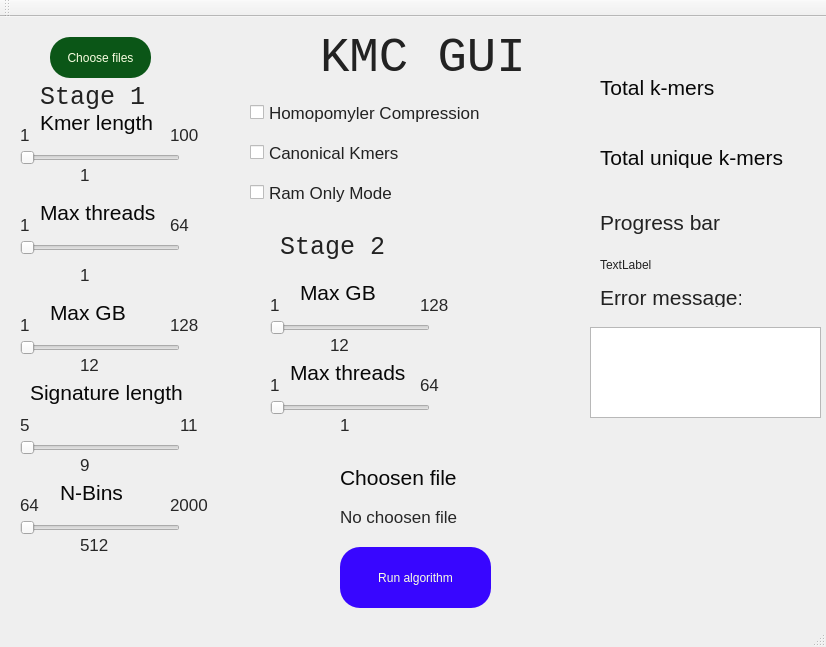
<?xml version="1.0" encoding="UTF-8"?>
<ui version="4.0">
 <class>KMCGUIClass</class>
 <widget class="QMainWindow" name="KMCGUIClass">
  <property name="geometry">
   <rect>
    <x>0</x>
    <y>0</y>
    <width>826</width>
    <height>647</height>
   </rect>
  </property>
  <property name="font">
   <font>
    <pointsize>12</pointsize>
   </font>
  </property>
  <property name="windowTitle">
   <string>KMCGUI</string>
  </property>
  <property name="styleSheet">
   <string notr="true">color: rgb(34, 34, 34)</string>
  </property>
  <widget class="QWidget" name="centralWidget">
   <widget class="QLabel" name="header">
    <property name="geometry">
     <rect>
      <x>320</x>
      <y>0</y>
      <width>211</width>
      <height>81</height>
     </rect>
    </property>
    <property name="font">
     <font>
      <family>Courier New</family>
      <pointsize>37</pointsize>
     </font>
    </property>
    <property name="text">
     <string>KMC GUI</string>
    </property>
   </widget>
   <widget class="QPushButton" name="runButton">
    <property name="geometry">
     <rect>
      <x>340</x>
      <y>530</y>
      <width>151</width>
      <height>61</height>
     </rect>
    </property>
    <property name="styleSheet">
     <string notr="true">color: rgb(249, 255, 226);
background: rgb(56, 6, 255);
border-radius: 20px;</string>
    </property>
    <property name="text">
     <string>Run algorithm</string>
    </property>
   </widget>
   <widget class="QPushButton" name="chooseButton">
    <property name="geometry">
     <rect>
      <x>50</x>
      <y>20</y>
      <width>101</width>
      <height>41</height>
     </rect>
    </property>
    <property name="styleSheet">
     <string notr="true">color: rgb(249, 255, 226);
background: rgb(11, 86, 23);
border-radius: 20px;</string>
    </property>
    <property name="text">
     <string>Choose files</string>
    </property>
   </widget>
   <widget class="QLabel" name="totalKmersLabel">
    <property name="geometry">
     <rect>
      <x>600</x>
      <y>60</y>
      <width>131</width>
      <height>21</height>
     </rect>
    </property>
    <property name="font">
     <font>
      <pointsize>16</pointsize>
     </font>
    </property>
    <property name="styleSheet">
     <string notr="true">color: rgb(8, 8, 8)</string>
    </property>
    <property name="text">
     <string>Total k-mers</string>
    </property>
   </widget>
   <widget class="QLabel" name="totalUniqueKmersLabel">
    <property name="geometry">
     <rect>
      <x>600</x>
      <y>130</y>
      <width>201</width>
      <height>21</height>
     </rect>
    </property>
    <property name="font">
     <font>
      <pointsize>16</pointsize>
     </font>
    </property>
    <property name="styleSheet">
     <string notr="true">color: rgb(8, 8, 8)</string>
    </property>
    <property name="text">
     <string>Total unique k-mers</string>
    </property>
   </widget>
   <widget class="QLabel" name="totalKmersValue">
    <property name="geometry">
     <rect>
      <x>600</x>
      <y>100</y>
      <width>191</width>
      <height>21</height>
     </rect>
    </property>
    <property name="font">
     <font>
      <pointsize>16</pointsize>
     </font>
    </property>
    <property name="styleSheet">
     <string notr="true">color: rgb(8,8,8)</string>
    </property>
    <property name="text">
     <string/>
    </property>
   </widget>
   <widget class="QLabel" name="totalUniqueKmersValue">
    <property name="geometry">
     <rect>
      <x>600</x>
      <y>170</y>
      <width>191</width>
      <height>21</height>
     </rect>
    </property>
    <property name="font">
     <font>
      <pointsize>16</pointsize>
     </font>
    </property>
    <property name="styleSheet">
     <string notr="true">color: rgb(8,8,8)</string>
    </property>
    <property name="text">
     <string/>
    </property>
   </widget>
   <widget class="QSlider" name="kmerLengthSlider">
    <property name="geometry">
     <rect>
      <x>20</x>
      <y>130</y>
      <width>160</width>
      <height>22</height>
     </rect>
    </property>
    <property name="orientation">
     <enum>Qt::Horizontal</enum>
    </property>
   </widget>
   <widget class="QLabel" name="kmerLabel">
    <property name="geometry">
     <rect>
      <x>40</x>
      <y>90</y>
      <width>131</width>
      <height>31</height>
     </rect>
    </property>
    <property name="font">
     <font>
      <pointsize>16</pointsize>
     </font>
    </property>
    <property name="styleSheet">
     <string notr="true">color: rgb(8,8,8)</string>
    </property>
    <property name="text">
     <string>Kmer length</string>
    </property>
   </widget>
   <widget class="QLabel" name="kmerLengthMinValueLabel">
    <property name="geometry">
     <rect>
      <x>20</x>
      <y>110</y>
      <width>49</width>
      <height>16</height>
     </rect>
    </property>
    <property name="font">
     <font>
      <pointsize>13</pointsize>
     </font>
    </property>
    <property name="styleSheet">
     <string notr="true">color: rgb(39, 39, 39);</string>
    </property>
    <property name="text">
     <string>1</string>
    </property>
   </widget>
   <widget class="QLabel" name="kmerLengthMaxValueLabel">
    <property name="geometry">
     <rect>
      <x>170</x>
      <y>110</y>
      <width>49</width>
      <height>16</height>
     </rect>
    </property>
    <property name="font">
     <font>
      <pointsize>13</pointsize>
     </font>
    </property>
    <property name="styleSheet">
     <string notr="true">color: rgb(39, 39, 39);</string>
    </property>
    <property name="text">
     <string>100</string>
    </property>
   </widget>
   <widget class="QLabel" name="kmerLengthValue">
    <property name="geometry">
     <rect>
      <x>80</x>
      <y>150</y>
      <width>49</width>
      <height>16</height>
     </rect>
    </property>
    <property name="font">
     <font>
      <pointsize>13</pointsize>
     </font>
    </property>
    <property name="styleSheet">
     <string notr="true">color: rgb(39, 39, 39);</string>
    </property>
    <property name="text">
     <string>1</string>
    </property>
   </widget>
   <widget class="QLabel" name="maxThreadsLabel">
    <property name="geometry">
     <rect>
      <x>40</x>
      <y>180</y>
      <width>131</width>
      <height>31</height>
     </rect>
    </property>
    <property name="font">
     <font>
      <pointsize>16</pointsize>
     </font>
    </property>
    <property name="styleSheet">
     <string notr="true">color: rgb(8,8,8)</string>
    </property>
    <property name="text">
     <string>Max threads</string>
    </property>
   </widget>
   <widget class="QLabel" name="maxThreadsMinValueLabel">
    <property name="geometry">
     <rect>
      <x>20</x>
      <y>200</y>
      <width>49</width>
      <height>16</height>
     </rect>
    </property>
    <property name="font">
     <font>
      <pointsize>13</pointsize>
     </font>
    </property>
    <property name="styleSheet">
     <string notr="true">color: rgb(39, 39, 39);</string>
    </property>
    <property name="text">
     <string>1</string>
    </property>
   </widget>
   <widget class="QLabel" name="threadsValue">
    <property name="geometry">
     <rect>
      <x>80</x>
      <y>250</y>
      <width>49</width>
      <height>16</height>
     </rect>
    </property>
    <property name="font">
     <font>
      <pointsize>13</pointsize>
     </font>
    </property>
    <property name="styleSheet">
     <string notr="true">color: rgb(39, 39, 39);</string>
    </property>
    <property name="text">
     <string>1</string>
    </property>
   </widget>
   <widget class="QSlider" name="threadsSlider">
    <property name="geometry">
     <rect>
      <x>20</x>
      <y>220</y>
      <width>160</width>
      <height>22</height>
     </rect>
    </property>
    <property name="orientation">
     <enum>Qt::Horizontal</enum>
    </property>
   </widget>
   <widget class="QLabel" name="maxThreadsMaxValueLabel">
    <property name="geometry">
     <rect>
      <x>170</x>
      <y>200</y>
      <width>49</width>
      <height>16</height>
     </rect>
    </property>
    <property name="font">
     <font>
      <pointsize>13</pointsize>
     </font>
    </property>
    <property name="styleSheet">
     <string notr="true">color: rgb(39, 39, 39);</string>
    </property>
    <property name="text">
     <string>64</string>
    </property>
   </widget>
   <widget class="QLabel" name="MaxGBLabel">
    <property name="geometry">
     <rect>
      <x>50</x>
      <y>280</y>
      <width>131</width>
      <height>31</height>
     </rect>
    </property>
    <property name="font">
     <font>
      <pointsize>16</pointsize>
     </font>
    </property>
    <property name="styleSheet">
     <string notr="true">color: rgb(8,8,8)</string>
    </property>
    <property name="text">
     <string>Max GB</string>
    </property>
   </widget>
   <widget class="QSlider" name="GBSlider">
    <property name="geometry">
     <rect>
      <x>20</x>
      <y>320</y>
      <width>160</width>
      <height>22</height>
     </rect>
    </property>
    <property name="orientation">
     <enum>Qt::Horizontal</enum>
    </property>
   </widget>
   <widget class="QLabel" name="maxGBMinValueLabel">
    <property name="geometry">
     <rect>
      <x>20</x>
      <y>300</y>
      <width>49</width>
      <height>16</height>
     </rect>
    </property>
    <property name="font">
     <font>
      <pointsize>13</pointsize>
     </font>
    </property>
    <property name="styleSheet">
     <string notr="true">color: rgb(39, 39, 39);</string>
    </property>
    <property name="text">
     <string>1</string>
    </property>
   </widget>
   <widget class="QLabel" name="maxGBValue">
    <property name="geometry">
     <rect>
      <x>80</x>
      <y>340</y>
      <width>49</width>
      <height>16</height>
     </rect>
    </property>
    <property name="font">
     <font>
      <pointsize>13</pointsize>
     </font>
    </property>
    <property name="styleSheet">
     <string notr="true">color: rgb(39, 39, 39);</string>
    </property>
    <property name="text">
     <string>12</string>
    </property>
   </widget>
   <widget class="QLabel" name="maxGBMaxValueLabel">
    <property name="geometry">
     <rect>
      <x>170</x>
      <y>300</y>
      <width>49</width>
      <height>16</height>
     </rect>
    </property>
    <property name="font">
     <font>
      <pointsize>13</pointsize>
     </font>
    </property>
    <property name="styleSheet">
     <string notr="true">color: rgb(39, 39, 39);</string>
    </property>
    <property name="text">
     <string>128</string>
    </property>
   </widget>
   <widget class="QLabel" name="maxSignatureLengthValueLabel">
    <property name="geometry">
     <rect>
      <x>180</x>
      <y>400</y>
      <width>49</width>
      <height>16</height>
     </rect>
    </property>
    <property name="font">
     <font>
      <pointsize>13</pointsize>
     </font>
    </property>
    <property name="styleSheet">
     <string notr="true">color: rgb(39, 39, 39);</string>
    </property>
    <property name="text">
     <string>11</string>
    </property>
   </widget>
   <widget class="QLabel" name="SignatureLengthLabel">
    <property name="geometry">
     <rect>
      <x>30</x>
      <y>360</y>
      <width>161</width>
      <height>31</height>
     </rect>
    </property>
    <property name="font">
     <font>
      <pointsize>16</pointsize>
     </font>
    </property>
    <property name="styleSheet">
     <string notr="true">color: rgb(8,8,8)</string>
    </property>
    <property name="text">
     <string>Signature length</string>
    </property>
   </widget>
   <widget class="QLabel" name="signatureLengthValue">
    <property name="geometry">
     <rect>
      <x>80</x>
      <y>440</y>
      <width>49</width>
      <height>16</height>
     </rect>
    </property>
    <property name="font">
     <font>
      <pointsize>13</pointsize>
     </font>
    </property>
    <property name="styleSheet">
     <string notr="true">color: rgb(39, 39, 39);</string>
    </property>
    <property name="text">
     <string>9</string>
    </property>
   </widget>
   <widget class="QSlider" name="signatureLengthSlider">
    <property name="geometry">
     <rect>
      <x>20</x>
      <y>420</y>
      <width>160</width>
      <height>22</height>
     </rect>
    </property>
    <property name="orientation">
     <enum>Qt::Horizontal</enum>
    </property>
   </widget>
   <widget class="QLabel" name="minSignatureLengthValueLabel">
    <property name="geometry">
     <rect>
      <x>20</x>
      <y>400</y>
      <width>49</width>
      <height>16</height>
     </rect>
    </property>
    <property name="font">
     <font>
      <pointsize>13</pointsize>
     </font>
    </property>
    <property name="styleSheet">
     <string notr="true">color: rgb(39, 39, 39);</string>
    </property>
    <property name="text">
     <string>5</string>
    </property>
   </widget>
   <widget class="QCheckBox" name="homopomylerCompressionCheckBox">
    <property name="geometry">
     <rect>
      <x>250</x>
      <y>80</y>
      <width>241</width>
      <height>31</height>
     </rect>
    </property>
    <property name="font">
     <font>
      <pointsize>13</pointsize>
     </font>
    </property>
    <property name="text">
     <string>Homopomyler Compression</string>
    </property>
   </widget>
   <widget class="QCheckBox" name="canoncialKmersCheckBox">
    <property name="geometry">
     <rect>
      <x>250</x>
      <y>120</y>
      <width>241</width>
      <height>31</height>
     </rect>
    </property>
    <property name="font">
     <font>
      <pointsize>13</pointsize>
     </font>
    </property>
    <property name="text">
     <string>Canonical Kmers</string>
    </property>
   </widget>
   <widget class="QCheckBox" name="ramModeCheckBox">
    <property name="geometry">
     <rect>
      <x>250</x>
      <y>160</y>
      <width>241</width>
      <height>31</height>
     </rect>
    </property>
    <property name="font">
     <font>
      <pointsize>13</pointsize>
     </font>
    </property>
    <property name="text">
     <string>Ram Only Mode</string>
    </property>
   </widget>
   <widget class="QLabel" name="errorLabel">
    <property name="geometry">
     <rect>
      <x>600</x>
      <y>270</y>
      <width>141</width>
      <height>20</height>
     </rect>
    </property>
    <property name="font">
     <font>
      <pointsize>16</pointsize>
     </font>
    </property>
    <property name="text">
     <string>Error message:</string>
    </property>
   </widget>
   <widget class="QTextBrowser" name="errorMessageBox">
    <property name="geometry">
     <rect>
      <x>590</x>
      <y>310</y>
      <width>231</width>
      <height>91</height>
     </rect>
    </property>
   </widget>
   <widget class="QSlider" name="nBinsSlider">
    <property name="geometry">
     <rect>
      <x>20</x>
      <y>500</y>
      <width>160</width>
      <height>22</height>
     </rect>
    </property>
    <property name="orientation">
     <enum>Qt::Horizontal</enum>
    </property>
   </widget>
   <widget class="QLabel" name="nBinsValue">
    <property name="geometry">
     <rect>
      <x>80</x>
      <y>520</y>
      <width>49</width>
      <height>16</height>
     </rect>
    </property>
    <property name="font">
     <font>
      <pointsize>13</pointsize>
     </font>
    </property>
    <property name="styleSheet">
     <string notr="true">color: rgb(39, 39, 39);</string>
    </property>
    <property name="text">
     <string>512</string>
    </property>
   </widget>
   <widget class="QLabel" name="maxNBinsValueLabel_2">
    <property name="geometry">
     <rect>
      <x>170</x>
      <y>480</y>
      <width>49</width>
      <height>16</height>
     </rect>
    </property>
    <property name="font">
     <font>
      <pointsize>13</pointsize>
     </font>
    </property>
    <property name="styleSheet">
     <string notr="true">color: rgb(39, 39, 39);</string>
    </property>
    <property name="text">
     <string>2000</string>
    </property>
   </widget>
   <widget class="QLabel" name="nBinsLabel">
    <property name="geometry">
     <rect>
      <x>60</x>
      <y>460</y>
      <width>131</width>
      <height>31</height>
     </rect>
    </property>
    <property name="font">
     <font>
      <pointsize>16</pointsize>
     </font>
    </property>
    <property name="styleSheet">
     <string notr="true">color: rgb(8,8,8)</string>
    </property>
    <property name="text">
     <string>N-Bins</string>
    </property>
   </widget>
   <widget class="QLabel" name="minNBinsValueLabel_2">
    <property name="geometry">
     <rect>
      <x>20</x>
      <y>480</y>
      <width>49</width>
      <height>16</height>
     </rect>
    </property>
    <property name="font">
     <font>
      <pointsize>13</pointsize>
     </font>
    </property>
    <property name="styleSheet">
     <string notr="true">color: rgb(39, 39, 39);</string>
    </property>
    <property name="text">
     <string>64</string>
    </property>
   </widget>
   <widget class="QLabel" name="stage2Header">
    <property name="geometry">
     <rect>
      <x>280</x>
      <y>190</y>
      <width>211</width>
      <height>81</height>
     </rect>
    </property>
    <property name="font">
     <font>
      <family>Courier New</family>
      <pointsize>19</pointsize>
     </font>
    </property>
    <property name="text">
     <string>Stage 2</string>
    </property>
   </widget>
   <widget class="QLabel" name="stage1Header">
    <property name="geometry">
     <rect>
      <x>40</x>
      <y>40</y>
      <width>211</width>
      <height>81</height>
     </rect>
    </property>
    <property name="font">
     <font>
      <family>Courier New</family>
      <pointsize>19</pointsize>
     </font>
    </property>
    <property name="text">
     <string>Stage 1</string>
    </property>
   </widget>
   <widget class="QLabel" name="maxThreadsMinValueLabelStage2">
    <property name="geometry">
     <rect>
      <x>270</x>
      <y>360</y>
      <width>49</width>
      <height>16</height>
     </rect>
    </property>
    <property name="font">
     <font>
      <pointsize>13</pointsize>
     </font>
    </property>
    <property name="styleSheet">
     <string notr="true">color: rgb(39, 39, 39);</string>
    </property>
    <property name="text">
     <string>1</string>
    </property>
   </widget>
   <widget class="QLabel" name="threadsValueStage2">
    <property name="geometry">
     <rect>
      <x>340</x>
      <y>400</y>
      <width>49</width>
      <height>16</height>
     </rect>
    </property>
    <property name="font">
     <font>
      <pointsize>13</pointsize>
     </font>
    </property>
    <property name="styleSheet">
     <string notr="true">color: rgb(39, 39, 39);</string>
    </property>
    <property name="text">
     <string>1</string>
    </property>
   </widget>
   <widget class="QSlider" name="threadsSliderStage2">
    <property name="geometry">
     <rect>
      <x>270</x>
      <y>380</y>
      <width>160</width>
      <height>22</height>
     </rect>
    </property>
    <property name="orientation">
     <enum>Qt::Horizontal</enum>
    </property>
   </widget>
   <widget class="QLabel" name="maxThreadsLabelStage2">
    <property name="geometry">
     <rect>
      <x>290</x>
      <y>340</y>
      <width>131</width>
      <height>31</height>
     </rect>
    </property>
    <property name="font">
     <font>
      <pointsize>16</pointsize>
     </font>
    </property>
    <property name="styleSheet">
     <string notr="true">color: rgb(8,8,8)</string>
    </property>
    <property name="text">
     <string>Max threads</string>
    </property>
   </widget>
   <widget class="QLabel" name="maxThreadsMaxValueLabelStage2">
    <property name="geometry">
     <rect>
      <x>420</x>
      <y>360</y>
      <width>49</width>
      <height>16</height>
     </rect>
    </property>
    <property name="font">
     <font>
      <pointsize>13</pointsize>
     </font>
    </property>
    <property name="styleSheet">
     <string notr="true">color: rgb(39, 39, 39);</string>
    </property>
    <property name="text">
     <string>64</string>
    </property>
   </widget>
   <widget class="QSlider" name="GBSliderStage2">
    <property name="geometry">
     <rect>
      <x>270</x>
      <y>300</y>
      <width>160</width>
      <height>22</height>
     </rect>
    </property>
    <property name="orientation">
     <enum>Qt::Horizontal</enum>
    </property>
   </widget>
   <widget class="QLabel" name="maxGBValueStage2">
    <property name="geometry">
     <rect>
      <x>330</x>
      <y>320</y>
      <width>49</width>
      <height>16</height>
     </rect>
    </property>
    <property name="font">
     <font>
      <pointsize>13</pointsize>
     </font>
    </property>
    <property name="styleSheet">
     <string notr="true">color: rgb(39, 39, 39);</string>
    </property>
    <property name="text">
     <string>12</string>
    </property>
   </widget>
   <widget class="QLabel" name="maxGBMaxValueLabelStage2">
    <property name="geometry">
     <rect>
      <x>420</x>
      <y>280</y>
      <width>49</width>
      <height>16</height>
     </rect>
    </property>
    <property name="font">
     <font>
      <pointsize>13</pointsize>
     </font>
    </property>
    <property name="styleSheet">
     <string notr="true">color: rgb(39, 39, 39);</string>
    </property>
    <property name="text">
     <string>128</string>
    </property>
   </widget>
   <widget class="QLabel" name="MaxGBLabelStage2">
    <property name="geometry">
     <rect>
      <x>300</x>
      <y>260</y>
      <width>131</width>
      <height>31</height>
     </rect>
    </property>
    <property name="font">
     <font>
      <pointsize>16</pointsize>
     </font>
    </property>
    <property name="styleSheet">
     <string notr="true">color: rgb(8,8,8)</string>
    </property>
    <property name="text">
     <string>Max GB</string>
    </property>
   </widget>
   <widget class="QLabel" name="minGBMaxValueLabelStage2">
    <property name="geometry">
     <rect>
      <x>270</x>
      <y>280</y>
      <width>49</width>
      <height>16</height>
     </rect>
    </property>
    <property name="font">
     <font>
      <pointsize>13</pointsize>
     </font>
    </property>
    <property name="styleSheet">
     <string notr="true">color: rgb(39, 39, 39);</string>
    </property>
    <property name="text">
     <string>1</string>
    </property>
   </widget>
   <widget class="QLabel" name="choosenFileHeader">
    <property name="geometry">
     <rect>
      <x>340</x>
      <y>450</y>
      <width>131</width>
      <height>21</height>
     </rect>
    </property>
    <property name="font">
     <font>
      <pointsize>16</pointsize>
     </font>
    </property>
    <property name="styleSheet">
     <string notr="true">color: rgb(8, 8, 8)</string>
    </property>
    <property name="text">
     <string>Choosen file</string>
    </property>
   </widget>
   <widget class="QLabel" name="choosenFileLabel">
    <property name="geometry">
     <rect>
      <x>340</x>
      <y>490</y>
      <width>281</width>
      <height>20</height>
     </rect>
    </property>
    <property name="font">
     <font>
      <pointsize>13</pointsize>
     </font>
    </property>
    <property name="styleSheet">
     <string notr="true">color: rgb(39,39,39)</string>
    </property>
    <property name="text">
     <string>No choosen file</string>
    </property>
   </widget>
   <widget class="QLabel" name="progressBarHeader">
    <property name="geometry">
     <rect>
      <x>600</x>
      <y>190</y>
      <width>131</width>
      <height>31</height>
     </rect>
    </property>
    <property name="font">
     <font>
      <pointsize>16</pointsize>
     </font>
    </property>
    <property name="text">
     <string>Progress bar</string>
    </property>
   </widget>
   <widget class="QLabel" name="progressBarValue">
    <property name="geometry">
     <rect>
      <x>600</x>
      <y>240</y>
      <width>81</width>
      <height>16</height>
     </rect>
    </property>
    <property name="text">
     <string>TextLabel</string>
    </property>
   </widget>
  </widget>
  <widget class="QMenuBar" name="menuBar">
   <property name="geometry">
    <rect>
     <x>0</x>
     <y>0</y>
     <width>826</width>
     <height>22</height>
    </rect>
   </property>
  </widget>
  <widget class="QToolBar" name="mainToolBar">
   <attribute name="toolBarArea">
    <enum>TopToolBarArea</enum>
   </attribute>
   <attribute name="toolBarBreak">
    <bool>false</bool>
   </attribute>
  </widget>
  <widget class="QStatusBar" name="statusBar"/>
 </widget>
 <layoutdefault spacing="6" margin="11"/>
 <resources>
  <include location="KMCGUI.qrc"/>
 </resources>
 <connections/>
</ui>
